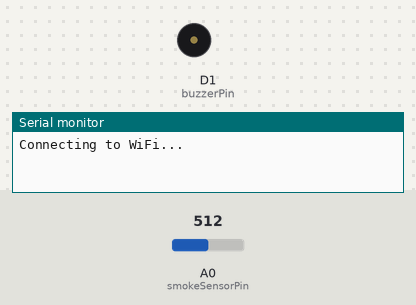
The sketch below on a simulated ESP8266 (NodeMCU). On the bench: buzzer (waves = sounding, pin HIGH), the last lines printed to the serial monitor. Inputs (shaded band) come from the test bench; at power-on: A0 (smokeSensorPin) = 512. WiFi joins after 1.5 s; servers stay silent unless stated; not simulated (calls return 0 or success): credentials.h.

Above: at 0.1 s.
At 2.1 s:
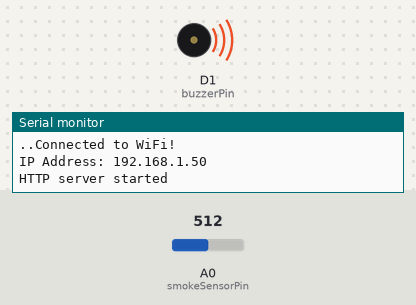
Timing chart, 0 to 3.6 s (numbered marks = the images above):
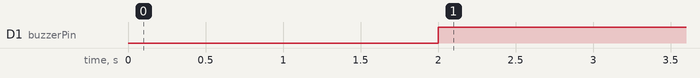

The sketch:

gas_leakage_detector.ino
```cpp
#include <ESP8266WiFi.h>
#include <ESP8266WebServer.h>
#include "credentials.h"

const char* ssid = WIFI_SSID;
const char* password = WIFI_PASSWORD;

const int smokeSensorPin = A0;
const int buzzerPin = D1;
const int ledRed = D2;
const int ledYellow = D3;
const int ledGreen = D4;

int noGasLeakage = 0;
int moderateGasLeakage = 50;
int highGasLeakage = 75;

ESP8266WebServer server(80);

void setup() {
  Serial.begin(115200);

  digitalWrite(ledGreen, HIGH);

  pinMode(smokeSensorPin, INPUT);
  pinMode(buzzerPin, OUTPUT);

  WiFi.begin(ssid, password);
  Serial.println("Connecting to WiFi...");

  while (WiFi.status() != WL_CONNECTED) {
    delay(1000);
    Serial.print(".");
  }

  Serial.println("Connected to WiFi!");
  Serial.print("IP Address: ");
  Serial.println(WiFi.localIP());

  server.on("/", HTTP_GET, handleRoot);

  server.begin();
  Serial.println("HTTP server started");
}

void loop() {
  int gasLeakageLevel;

  gasLeakageLevel = analogRead(smokeSensorPin);

  if (gasLeakageLevel == noGasLeakage) {
    digitalWrite(ledGreen, HIGH);
    digitalWrite(buzzerPin, LOW);
  } else if (gasLeakageLevel >= highGasLeakage) {
    digitalWrite(ledYellow, HIGH);
    digitalWrite(buzzerPin, HIGH);
  } else if (gasLeakageLevel >= highGasLeakage) {
    digitalWrite(ledRed, HIGH);
    digitalWrite(buzzerPin, HIGH);
  } else {
    digitalWrite(ledGreen, LOW);
    digitalWrite(ledYellow, LOW);
    digitalWrite(ledRed, LOW);
    digitalWrite(buzzerPin, LOW);
  }

  server.handleClient();
}

void handleRoot() {
  String html = "<html><title>ESP8266 Gas Leakage Detection System</title><body>";

  html += "<h1>Gas Leakage Detection System</h1>";

  html += "<button>Red LED</button>";
  html += "<button>Green LED</button>";
  html += "<button>Yellow LED</button>";
  html += "</body></html>";


  server.send(200, "text/html");
}
```

Measured:
- by itself, D1 (buzzerPin): LOW → HIGH at 2.0 s
